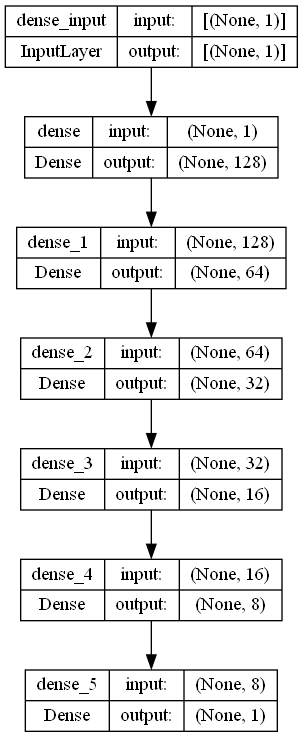

Here is the Python script that generated this plot:
import numpy as np
from keras.models import Sequential
from keras.layers import Dense
import pandas as pd
import matplotlib.pyplot as plt
from sklearn.model_selection import train_test_split
from keras.losses import binary_crossentropy
from keras.callbacks import EarlyStopping
from keras.optimizers import Adam
from keras.utils.vis_utils import plot_model
import seaborn as sns

# define the model architecture
model = Sequential()
model.add(Dense(128, input_dim=1, activation='relu'))
model.add(Dense(64, activation='relu'))
model.add(Dense(32, activation='relu'))
model.add(Dense(16, activation='relu'))
model.add(Dense(8, activation='relu'))
model.add(Dense(1, activation='sigmoid'))

print(model.summary())

plot_model(model, to_file='model3.png', show_shapes=True, show_layer_names=True)
# compile the model
model.compile(loss='binary_crossentropy', optimizer=Adam(learning_rate=0.001), metrics=['accuracy'])

# Get data from csv file
data = pd.read_csv('save.csv', header=None, names=['count', 'power'], index_col='count')

# Plot the data
plt.plot(data['power'])
plt.show()

# Split the data into training and testing sets
train_data, test_data = train_test_split(data, test_size=0.2, random_state=42)

train_data = train_data.sort_index()
test_data = test_data.sort_index()
# create the input/output data for the model
X = np.abs(np.diff(train_data['power']))
train_data['anomaly'] = np.where(np.abs(train_data['power'].diff()) > 3.0, 1, 0)
y = np.array(train_data['anomaly'][1:])

early_stopping = EarlyStopping(monitor='val_loss', patience=10, verbose=1, mode='auto')

# train the model
model.fit(X, y, epochs=50, batch_size=32, validation_split=0.2, callbacks=[early_stopping])

# Change the index of the test data so it has index in the increasing order starting from 0
test_data.index = range(0, len(test_data))

# Get the new X values for the test data from the new.csv file
new_test_data = pd.read_csv('new.csv', header=None, names=['count', 'power'], index_col='count')
new_test_data.index = range(0, len(new_test_data))


# use the model to predict changes in new data
new_X = np.abs(np.diff(new_test_data['power']))
new_test_data['anomaly'] = np.where(np.abs(new_test_data['power'].diff()) > 3.0, 1, 0)
predictions = model.predict(new_X)


#Plot the loss function over the new_X values
plt.plot(predictions)
plt.plot(new_X)
plt.show()


#save the trained model
# model.save('model3.h5')

# Get the statistics of the predicted data
print("Mean of the predicted data is: ", np.mean(predictions))
print("Standard deviation of the predicted data is: ", np.std(predictions))
print("Minimum value of the predicted data is: ", np.min(predictions))
print("Maximum value of the predicted data is: ", np.max(predictions))
print("Median of the predicted data is: ", np.median(predictions))
print("Variance of the predicted data is: ", np.var(predictions))
print("Percentile of the predicted data is: ", np.percentile(predictions, 90))

# Plot the loss values over the new_X values
plt.plot(predictions)
plt.plot(new_X)
plt.show()

print(predictions.shape)
print(new_X.shape)

# Determine the threshold value for anomaly detection in predicted data where the change is greater than 3
# between two consecutive values in original data set

predicted_data_threshold = np.mean(predictions) + 3 * np.var(predictions)
print(predicted_data_threshold)
# Add 1 more row to the prediction array in front to match the test data
predictions = np.insert(predictions, 0, 0)

# Create a new column to mark the predicted anomalies
new_test_data['anomaly_predicted'] = np.where(predictions > predicted_data_threshold, 1, 0)

# Print the Index of the anomalies
print(new_test_data[new_test_data['anomaly_predicted'] == 1].index)
print(new_test_data[new_test_data['anomaly'] == 1].index)

# Find the accuracy of the model and precision of the model based on the predicted anomalies
TP = []
FP = []
TN = []
FN = []

for i in range(len(new_test_data)):
    if new_test_data['anomaly'][i] == 1 and new_test_data['anomaly_predicted'][i] == 1:
        TP.append(i)
    if new_test_data['anomaly'][i] == 1 and new_test_data['anomaly_predicted'][i] == 0:
        FN.append(i)
    if new_test_data['anomaly'][i] == 0 and new_test_data['anomaly_predicted'][i] == 0:
        TN.append(i)
    if new_test_data['anomaly'][i] == 0 and new_test_data['anomaly_predicted'][i] == 1:
        FP.append(i)

# Plot the TP, FP, TN, FN on the confusion matrix
confusion_matrix = np.array([
    [len(TN), len(FP)],
    [len(FN), len(TP)]
])

# Plot the confusion matrix as a heatmap
sns.set(font_scale=1.4)
sns.heatmap(confusion_matrix, annot=True, fmt='g', cmap='Blues',
            xticklabels=['Predicted Negative', 'Predicted Positive'],
            yticklabels=['Actual Negative', 'Actual Positive'])
plt.xlabel('Prediction')
plt.ylabel('Ground Truth')
plt.title('Confusion Matrix')
plt.show()

print("True Positive: ", len(TP))
print("False Positive: ", len(FP))
print("True Negative: ", len(TN))
print("False Negative: ", len(FN))

accuracy = (len(TP) + len(TN)) / (len(TP) + len(TN) + len(FP) + len(FN))
precision = len(TP) / (len(TP) + len(FP))

print("Accuracy: ", accuracy)
print("Precision: ", precision)

# Plot the anomaly and predicted anomaly
plt.plot(new_test_data['power'])
plt.plot(new_test_data[new_test_data['anomaly'] == 1].index, new_test_data[new_test_data['anomaly'] == 1]['power'], 'ro')
plt.plot(new_test_data[new_test_data['anomaly_predicted'] == 1].index, new_test_data[new_test_data['anomaly_predicted'] == 1]['power'],
         'go')
plt.show()
